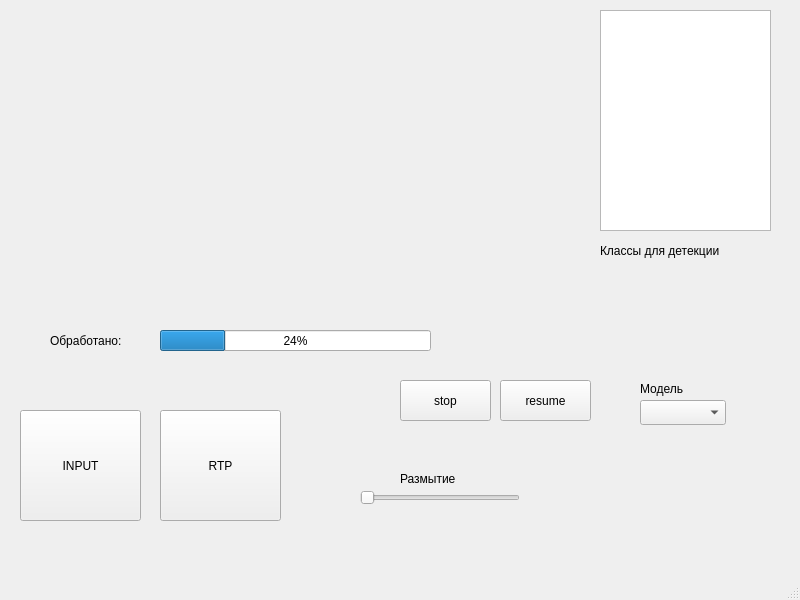
<?xml version="1.0" encoding="UTF-8"?>
<ui version="4.0">
 <class>MainWindow</class>
 <widget class="QMainWindow" name="MainWindow">
  <property name="geometry">
   <rect>
    <x>0</x>
    <y>0</y>
    <width>800</width>
    <height>600</height>
   </rect>
  </property>
  <property name="windowTitle">
   <string>MainWindow</string>
  </property>
  <widget class="QWidget" name="centralwidget">
   <widget class="QPushButton" name="pushButton">
    <property name="geometry">
     <rect>
      <x>20</x>
      <y>410</y>
      <width>121</width>
      <height>111</height>
     </rect>
    </property>
    <property name="text">
     <string>INPUT</string>
    </property>
   </widget>
   <widget class="QLabel" name="label">
    <property name="geometry">
     <rect>
      <x>600</x>
      <y>240</y>
      <width>171</width>
      <height>21</height>
     </rect>
    </property>
    <property name="text">
     <string>Классы для детекции</string>
    </property>
   </widget>
   <widget class="QLabel" name="label_2">
    <property name="geometry">
     <rect>
      <x>640</x>
      <y>380</y>
      <width>67</width>
      <height>17</height>
     </rect>
    </property>
    <property name="text">
     <string>Модель</string>
    </property>
   </widget>
   <widget class="QComboBox" name="comboBox_2">
    <property name="geometry">
     <rect>
      <x>640</x>
      <y>400</y>
      <width>86</width>
      <height>25</height>
     </rect>
    </property>
   </widget>
   <widget class="QSlider" name="horizontalSlider">
    <property name="geometry">
     <rect>
      <x>360</x>
      <y>490</y>
      <width>160</width>
      <height>16</height>
     </rect>
    </property>
    <property name="orientation">
     <enum>Qt::Horizontal</enum>
    </property>
   </widget>
   <widget class="QLabel" name="label_3">
    <property name="geometry">
     <rect>
      <x>400</x>
      <y>470</y>
      <width>81</width>
      <height>17</height>
     </rect>
    </property>
    <property name="text">
     <string>Размытие</string>
    </property>
   </widget>
   <widget class="QProgressBar" name="progressBar">
    <property name="geometry">
     <rect>
      <x>160</x>
      <y>330</y>
      <width>271</width>
      <height>21</height>
     </rect>
    </property>
    <property name="value">
     <number>24</number>
    </property>
   </widget>
   <widget class="QPushButton" name="pushButton_2">
    <property name="geometry">
     <rect>
      <x>160</x>
      <y>410</y>
      <width>121</width>
      <height>111</height>
     </rect>
    </property>
    <property name="text">
     <string>RTP</string>
    </property>
   </widget>
   <widget class="QLabel" name="label_4">
    <property name="geometry">
     <rect>
      <x>50</x>
      <y>30</y>
      <width>431</width>
      <height>281</height>
     </rect>
    </property>
    <property name="text">
     <string/>
    </property>
   </widget>
   <widget class="QPushButton" name="stop_button">
    <property name="geometry">
     <rect>
      <x>400</x>
      <y>380</y>
      <width>91</width>
      <height>41</height>
     </rect>
    </property>
    <property name="text">
     <string>stop</string>
    </property>
   </widget>
   <widget class="QPushButton" name="resumeButton">
    <property name="geometry">
     <rect>
      <x>500</x>
      <y>380</y>
      <width>91</width>
      <height>41</height>
     </rect>
    </property>
    <property name="text">
     <string>resume</string>
    </property>
   </widget>
   <widget class="QLabel" name="label_5">
    <property name="geometry">
     <rect>
      <x>530</x>
      <y>470</y>
      <width>51</width>
      <height>51</height>
     </rect>
    </property>
    <property name="text">
     <string/>
    </property>
   </widget>
   <widget class="QLabel" name="label_6">
    <property name="geometry">
     <rect>
      <x>50</x>
      <y>330</y>
      <width>101</width>
      <height>21</height>
     </rect>
    </property>
    <property name="text">
     <string>Обработано:</string>
    </property>
   </widget>
   <widget class="QListWidget" name="listWidget">
    <property name="geometry">
     <rect>
      <x>600</x>
      <y>10</y>
      <width>171</width>
      <height>221</height>
     </rect>
    </property>
   </widget>
  </widget>
  <widget class="QMenuBar" name="menubar">
   <property name="geometry">
    <rect>
     <x>0</x>
     <y>0</y>
     <width>800</width>
     <height>22</height>
    </rect>
   </property>
  </widget>
  <widget class="QStatusBar" name="statusbar"/>
 </widget>
 <resources/>
 <connections/>
</ui>
